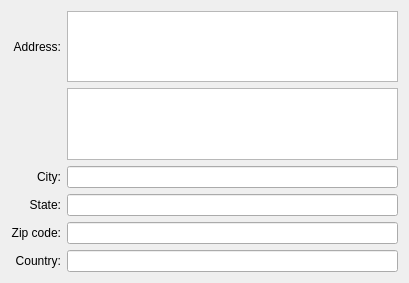
<?xml version="1.0" encoding="UTF-8"?>
<ui version="4.0">
 <class>LocationInfo</class>
 <widget class="QWidget" name="LocationInfo">
  <property name="geometry">
   <rect>
    <x>0</x>
    <y>0</y>
    <width>409</width>
    <height>283</height>
   </rect>
  </property>
  <property name="windowTitle">
   <string>Form2</string>
  </property>
  <layout class="QGridLayout">
   <property name="margin">
    <number>11</number>
   </property>
   <property name="spacing">
    <number>6</number>
   </property>
   <item row="5" column="1">
    <widget class="QLineEdit" name="edtZip"/>
   </item>
   <item row="4" column="1">
    <widget class="QLineEdit" name="edtState"/>
   </item>
   <item row="6" column="1">
    <widget class="QLineEdit" name="edtCountry"/>
   </item>
   <item row="3" column="1">
    <widget class="QLineEdit" name="edtCity"/>
   </item>
   <item row="3" column="0">
    <widget class="QLabel" name="TextLabel12">
     <property name="text">
      <string>City:</string>
     </property>
     <property name="alignment">
      <set>Qt::AlignRight|Qt::AlignTrailing|Qt::AlignVCenter</set>
     </property>
     <property name="wordWrap">
      <bool>false</bool>
     </property>
    </widget>
   </item>
   <item row="5" column="0">
    <widget class="QLabel" name="TextLabel14">
     <property name="text">
      <string>Zip code:</string>
     </property>
     <property name="alignment">
      <set>Qt::AlignRight|Qt::AlignTrailing|Qt::AlignVCenter</set>
     </property>
     <property name="wordWrap">
      <bool>false</bool>
     </property>
    </widget>
   </item>
   <item row="6" column="0">
    <widget class="QLabel" name="TextLabel15">
     <property name="text">
      <string>Country:</string>
     </property>
     <property name="alignment">
      <set>Qt::AlignRight|Qt::AlignTrailing|Qt::AlignVCenter</set>
     </property>
     <property name="wordWrap">
      <bool>false</bool>
     </property>
    </widget>
   </item>
   <item row="4" column="0">
    <widget class="QLabel" name="TextLabel13">
     <property name="text">
      <string>State:</string>
     </property>
     <property name="alignment">
      <set>Qt::AlignRight|Qt::AlignTrailing|Qt::AlignVCenter</set>
     </property>
     <property name="wordWrap">
      <bool>false</bool>
     </property>
    </widget>
   </item>
   <item row="1" column="0">
    <widget class="QLabel" name="TextLabel11">
     <property name="text">
      <string>Address:</string>
     </property>
     <property name="alignment">
      <set>Qt::AlignRight|Qt::AlignTrailing|Qt::AlignVCenter</set>
     </property>
     <property name="wordWrap">
      <bool>false</bool>
     </property>
    </widget>
   </item>
   <item row="7" column="1">
    <spacer name="Spacer2">
     <property name="orientation">
      <enum>Qt::Vertical</enum>
     </property>
     <property name="sizeType">
      <enum>QSizePolicy::Expanding</enum>
     </property>
     <property name="sizeHint" stdset="0">
      <size>
       <width>20</width>
       <height>20</height>
      </size>
     </property>
    </spacer>
   </item>
   <item row="1" column="1">
    <widget class="QPlainTextEdit" name="edtStreet"/>
   </item>
   <item row="2" column="1">
    <widget class="QPlainTextEdit" name="edtExt"/>
   </item>
  </layout>
 </widget>
 <resources/>
 <connections/>
</ui>
